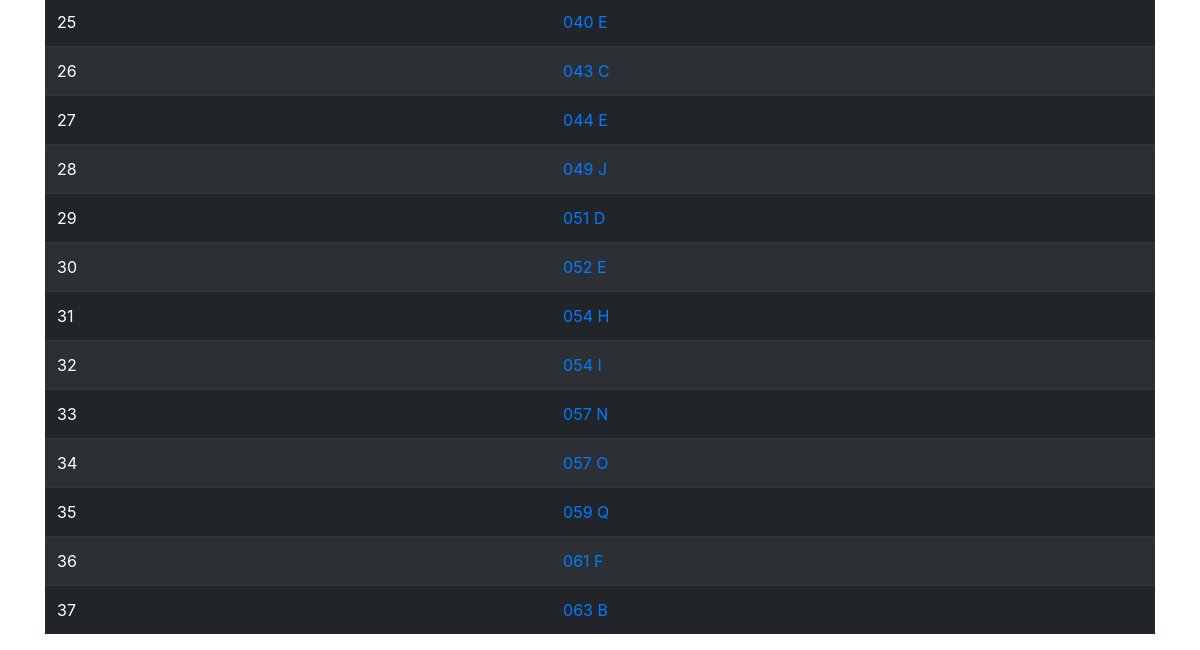
Page /sidebyside1/recordings/ (lower part) on the earlier database version.
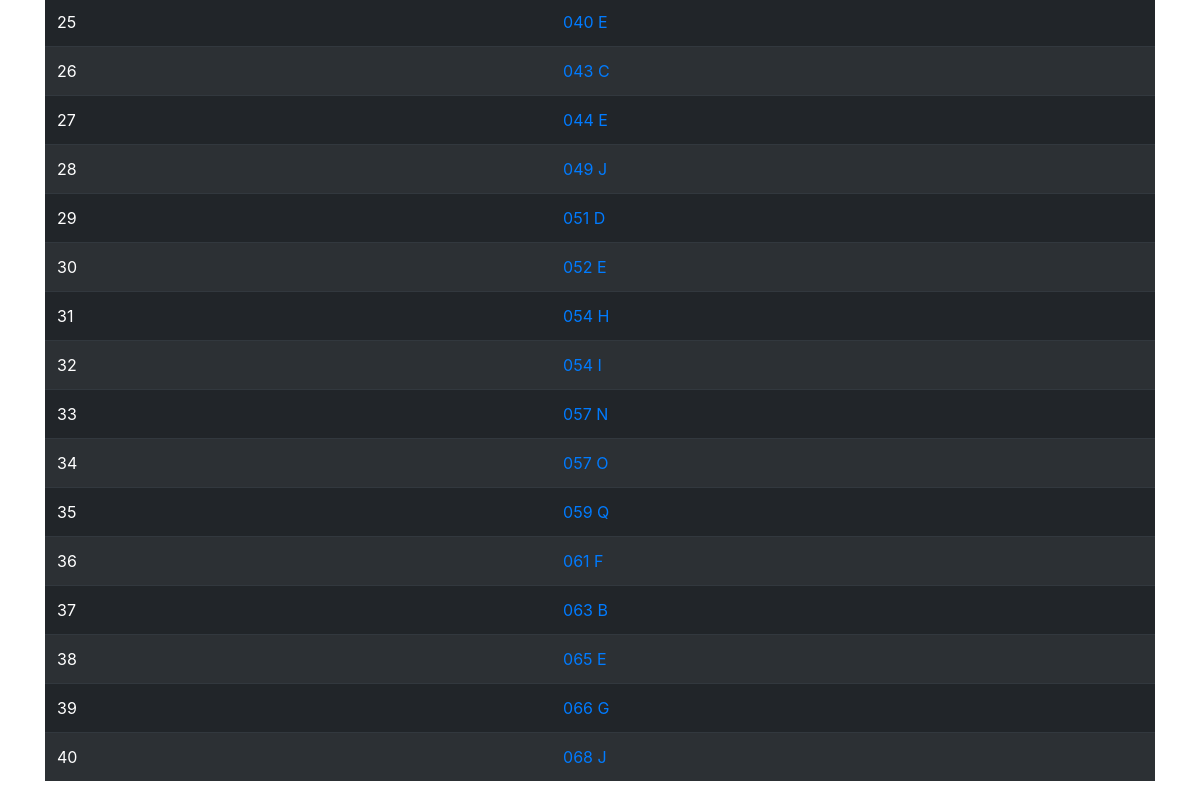
Same page on the later database version.
### sidebyside1/models.py (models this page shows, shortened)
class Recording(models.Model):
    title = models.CharField(max_length=256, default='Not uploaded')
    recording = models.FileField(upload_to='sidebyside1')

### sidebyside1/views.py (the view)
# urls.py: path('recordings/', views.RecordingListView.as_view(), name='recordings'),
class RecordingListView(ListView):
    model = Recording

### sidebyside1/templates/sidebyside1/recording_list.html (shortened to what this page needs)
{% extends 'base.html' %}
{% block Body %}
    <table class="table table-striped table-dark">
        {% for recording in recording_list %}
            <tr>
                <td>{{recording.pk}}</td>
                <td><a href="{% url 'sidebyside1:detail' pk=recording.pk %}">{{recording.title}}</a></td>
            </tr>
        {% endfor %}
    </table>
{% endblock Body %}

Differences in the rows shown:
added Recording: pk "38", title "065 E"
added Recording: pk "39", title "066 G"
added Recording: pk "40", title "068 J"
